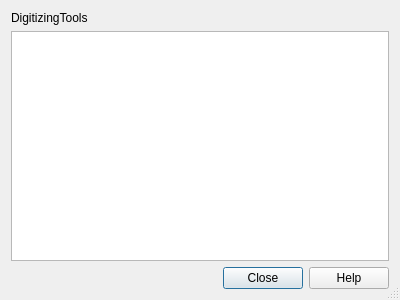
<?xml version="1.0" encoding="UTF-8"?>
<ui version="4.0">
 <class>about</class>
 <widget class="QDialog" name="about">
  <property name="geometry">
   <rect>
    <x>0</x>
    <y>0</y>
    <width>400</width>
    <height>300</height>
   </rect>
  </property>
  <property name="windowTitle">
   <string>About</string>
  </property>
  <property name="sizeGripEnabled">
   <bool>true</bool>
  </property>
  <layout class="QGridLayout" name="gridLayout">
   <item row="0" column="0">
    <widget class="QLabel" name="label">
     <property name="text">
      <string>DigitizingTools</string>
     </property>
    </widget>
   </item>
   <item row="1" column="0">
    <widget class="QPlainTextEdit" name="textArea">
     <property name="readOnly">
      <bool>true</bool>
     </property>
    </widget>
   </item>
   <item row="2" column="0">
    <widget class="QDialogButtonBox" name="buttonBox">
     <property name="orientation">
      <enum>Qt::Horizontal</enum>
     </property>
     <property name="standardButtons">
      <set>QDialogButtonBox::Close|QDialogButtonBox::Help</set>
     </property>
    </widget>
   </item>
  </layout>
 </widget>
 <resources/>
 <connections>
  <connection>
   <sender>buttonBox</sender>
   <signal>accepted()</signal>
   <receiver>about</receiver>
   <slot>accept()</slot>
   <hints>
    <hint type="sourcelabel">
     <x>248</x>
     <y>254</y>
    </hint>
    <hint type="destinationlabel">
     <x>157</x>
     <y>274</y>
    </hint>
   </hints>
  </connection>
  <connection>
   <sender>buttonBox</sender>
   <signal>rejected()</signal>
   <receiver>about</receiver>
   <slot>reject()</slot>
   <hints>
    <hint type="sourcelabel">
     <x>316</x>
     <y>260</y>
    </hint>
    <hint type="destinationlabel">
     <x>286</x>
     <y>274</y>
    </hint>
   </hints>
  </connection>
 </connections>
</ui>
